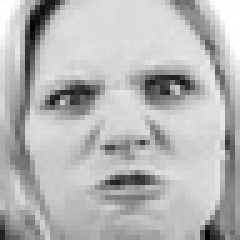
#> input picture fer_selected/fer_selected/train/anger/Training_24816787.jpg, 48 x 48 px (shown 5 times larger); its folder holds only this picture in this run
$ python filter_fer_folders.py
#> lines starting #> are read from the running program, lines starting #| are printed output that depends on the picture
import cv2
import os
import numpy as np
from sklearn.preprocessing import LabelEncoder
from sklearn.model_selection import train_test_split
from sklearn.ensemble import RandomForestClassifier
import joblib

# Set the directories for your dataset
train_dir = "fer_selected/train"
test_dir = "fer_selected/test"

img_size = (64, 64)

# Initialize variables to hold the features and labels
features = []
labels = []

# Function to load images and extract features
def load_images_from_directory(directory):
#> called with directory = 'fer_selected/train'
    for label in os.listdir(directory):
        label_dir = os.path.join(directory, label)
        if os.path.isdir(label_dir):
            for img_name in os.listdir(label_dir):
                img_path = os.path.join(label_dir, img_name)
                # Load the image
                img = cv2.imread(img_path)
#> img is the input picture: shape (48, 48, 3); min 0, max 255, mean 182.1
                img = cv2.cvtColor(img, cv2.COLOR_BGR2GRAY)
#> img: shape (48, 48)
                img = cv2.resize(img, img_size)
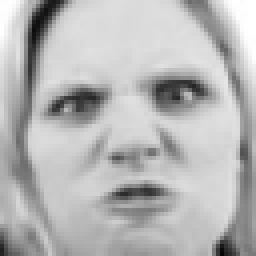
#> img: shape (64, 64) (shown 4 times larger); min 6, max 255, mean 182
                img = img.astype('float32') / 255.0  # Normalize
                features.append(img.flatten())  # Flatten to 1D vector
                labels.append(label)
#> pass 2 of the loop in load_images_from_directory, `for label in os.listdir(directory):`:
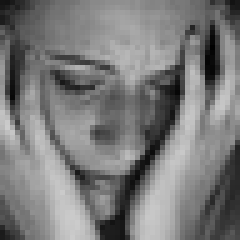
#> input picture fer_selected/fer_selected/train/fatigue/Training_23338509.jpg, 48 x 48 px (shown 5 times larger)
#> in load_images_from_directory, img is the input picture: shape (48, 48, 3); min 0, max 203, mean 122.4
#> in load_images_from_directory, `img = cv2.resize(img, img_size)`:
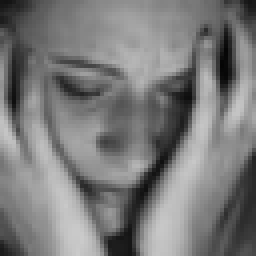
#> img: shape (64, 64) (shown 4 times larger); min 5, max 202, mean 122.2
#> pass 3 of the loop in load_images_from_directory, `for label in os.listdir(directory):`:
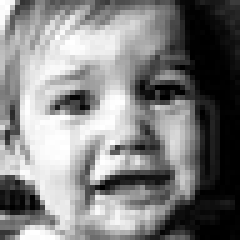
#> input picture fer_selected/fer_selected/train/stress/Training_23263181.jpg, 48 x 48 px (shown 5 times larger)
#> in load_images_from_directory, img is the input picture: shape (48, 48, 3); min 0, max 255, mean 127.8
#> in load_images_from_directory, `img = cv2.resize(img, img_size)`:
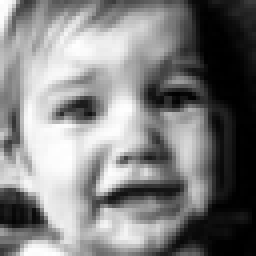
#> img: shape (64, 64) (shown 4 times larger); min 0, max 255, mean 127.7

# Load train and test images
load_images_from_directory(train_dir)
load_images_from_directory(test_dir)
#> (the run stopped early here; a loop or call above may not have finished)
